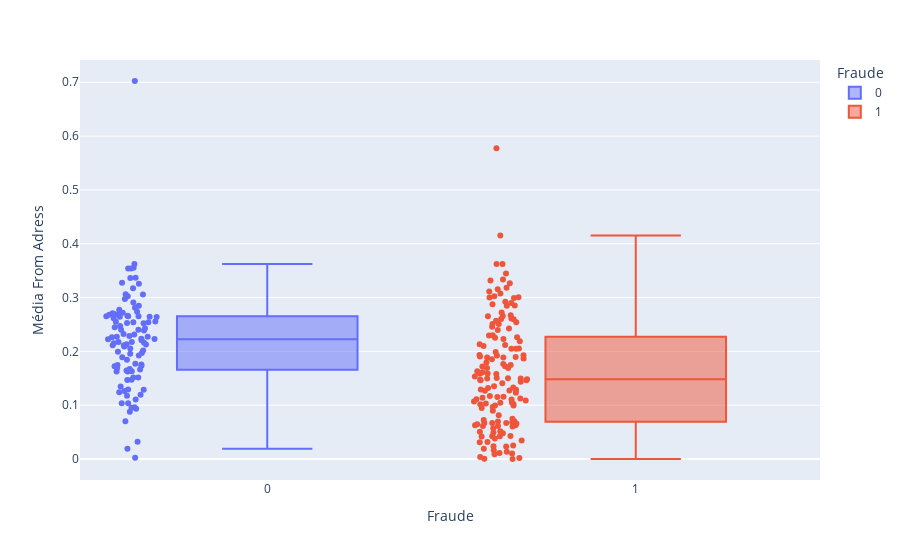

The notebook cell this image was saved under:
### Markdown cell above
### 2.4. Boxplot - Média From Adress

### Code cell
fig = px.box(df_eda, x="Fraude", y="Média From Adress", points="all", log_y=False, color='Fraude')
fig.show()

### Figure 1 — Plotly figure (JSON) as saved in the notebook; plotly's stock layout.template omitted (floating-point values rounded to 4 significant figures; data arrays with more than 128 entries replaced by an {"elided": "..."} marker saying what was removed)
{"data": [{"alignmentgroup": "True", "boxpoints": "all", "hovertemplate": "Fraude=%{x}<br>Média From Adress=%{y}<extra></extra>", "legendgroup": "0", "marker": {"color": "#636efa"}, "name": "0", "notched": false, "offsetgroup": "0", "orientation": "v", "showlegend": true, "type": "box", "x": [0, 0, 0, 0, 0, 0, 0, 0, 0, 0, 0, 0, 0, 0, 0, 0, 0, 0, 0, 0, 0, 0, 0, 0, 0, 0, 0, 0, 0, 0, 0, 0, 0, 0, 0, 0, 0, 0, 0, 0, 0, 0, 0, 0, 0, 0, 0, 0, 0, 0, 0, 0, 0, 0, 0, 0, 0, 0, 0, 0, 0, 0, 0, 0, 0, 0, 0, 0, 0, 0, 0, 0, 0, 0, 0, 0, 0, 0, 0, 0, 0, 0, 0, 0, 0, 0, 0, 0, 0, 0, 0, 0, 0, 0, 0, 0, 0, 0, 0, 0, 0, 0, 0, 0, 0], "x0": " ", "xaxis": "x", "y": [0.2233, 0.1633, 0.2126, 0.3172, 0.1626, 0.2273, 0.2402, 0.3361, 0.2205, 0.2114, 0.2132, 0.3025, 0.2529, 0.1514, 0.2449, 0.2737, 0.1673, 0.147, 0.1747, 0.2539, 0.281, 0.306, 0.2642, 0.1995, 0.1287, 0.1663, 0.1474, 0.3368, 0.01913, 0.3542, 0.2227, 0.3554, 0.1846, 0.1627, 0.2644, 0.2542, 0.2287, 0.271, 0.2554, 0.1643, 0.2849, 0.2655, 0.2162, 0.1038, 0.2637, 0.2973, 0.1243, 0.2653, 0.1196, 0.2228, 0.177, 0.2054, 0.3257, 0.2015, 0.2521, 0.1292, 0.2428, 0.1735, 0.1969, 0.2549, 0.2683, 0.2661, 0.09507, 0.1955, 0.08805, 0.1346, 0.09625, 0.002472, 0.2115, 0.3622, 0.2174, 0.3056, 0.3541, 0.1515, 0.2264, 0.2091, 0.2403, 0.2908, 0.268, 0.1757, 0.2387, 0.1266, 0.3275, 0.1726, 0.1108, 0.2271, 0.1689, 0.2774, 0.2652, 0.1176, 0.03231, 0.1922, 0.09327, 0.2152, 0.2718, 0.2314, 0.2321, 0.06996, 0.2689, 0.2613, 0.1035, 0.7024, 0.1893, 0.2472, 0.2176], "y0": " ", "yaxis": "y"}, {"alignmentgroup": "True", "boxpoints": "all", "hovertemplate": "Fraude=%{x}<br>Média From Adress=%{y}<extra></extra>", "legendgroup": "1", "marker": {"color": "#EF553B"}, "name": "1", "notched": false, "offsetgroup": "1", "orientation": "v", "showlegend": true, "type": "box", "x": {"elided": "149 int values"}, "x0": " ", "xaxis": "x", "y": {"elided": "149 float values"}, "y0": " ", "yaxis": "y"}], "layout": {"autosize": true, "boxmode": "overlay", "legend": {"title": {"text": "Fraude"}, "tracegroupgap": 0}, "margin": {"t": 60}, "xaxis": {"anchor": "y", "autorange": true, "categoryarray": [0, 1], "categoryorder": "array", "domain": [0, 1], "range": [-0.5071, 1.5], "title": {"text": "Fraude"}, "type": "linear"}, "yaxis": {"anchor": "x", "autorange": true, "domain": [0, 1], "range": [-0.03899, 0.7414], "title": {"text": "Média From Adress"}, "type": "linear"}}}
